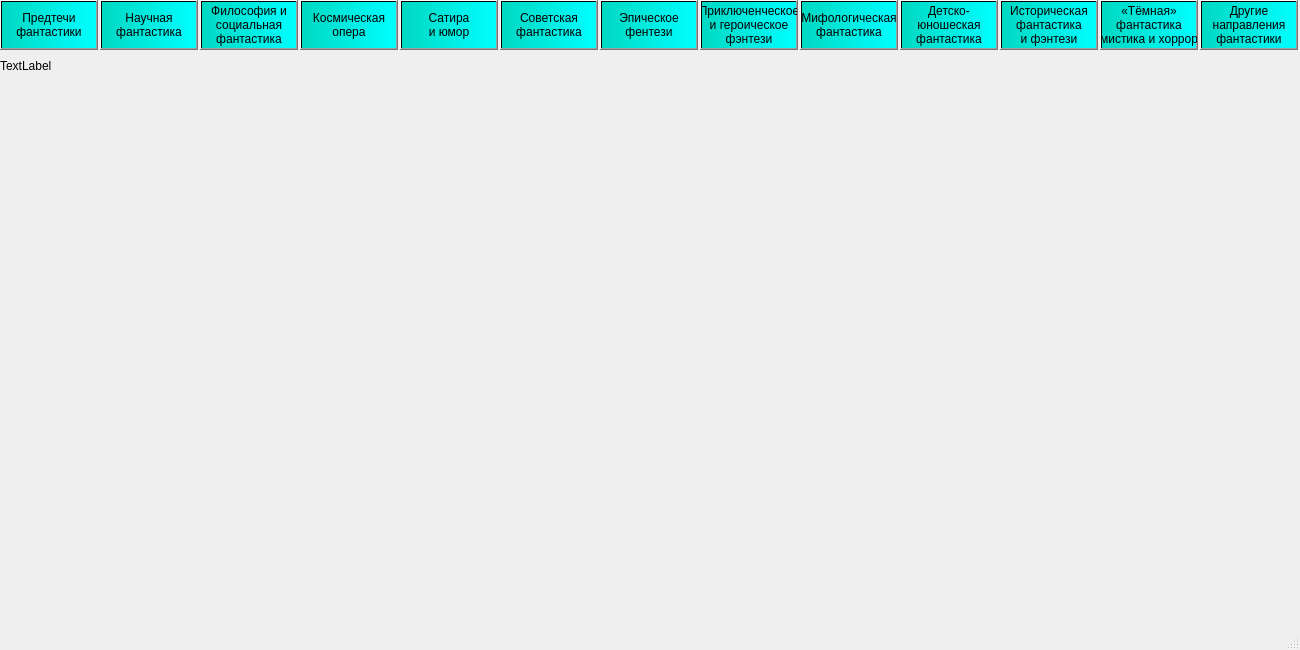
<?xml version="1.0" encoding="UTF-8"?>
<ui version="4.0">
 <class>mainWindow</class>
 <widget class="QMainWindow" name="mainWindow">
  <property name="geometry">
   <rect>
    <x>0</x>
    <y>0</y>
    <width>1300</width>
    <height>650</height>
   </rect>
  </property>
  <property name="windowTitle">
   <string>200 книг</string>
  </property>
  <widget class="QWidget" name="centralwidget">
   <widget class="QPushButton" name="but01">
    <property name="geometry">
     <rect>
      <x>0</x>
      <y>0</y>
      <width>98</width>
      <height>50</height>
     </rect>
    </property>
    <property name="whatsThis">
     <string>&lt;html&gt;&lt;head/&gt;&lt;body&gt;&lt;p&gt;&lt;br/&gt;&lt;/p&gt;&lt;/body&gt;&lt;/html&gt;</string>
    </property>
    <property name="styleSheet">
     <string notr="true">background-color: qlineargradient(spread:pad, x1:0, y1:0, x2:1, y2:0, stop:0 rgba(0, 216, 194, 255), stop:1 rgba(0, 255, 255, 255));
font: 10pt &quot;Monospac821 BT&quot;;</string>
    </property>
    <property name="locale">
     <locale language="Russian" country="Ukraine"/>
    </property>
    <property name="text">
     <string notr="true">Предтечи 
фантастики</string>
    </property>
   </widget>
   <widget class="QPushButton" name="but02">
    <property name="geometry">
     <rect>
      <x>100</x>
      <y>0</y>
      <width>98</width>
      <height>50</height>
     </rect>
    </property>
    <property name="whatsThis">
     <string>&lt;html&gt;&lt;head/&gt;&lt;body&gt;&lt;p&gt;&lt;br/&gt;&lt;/p&gt;&lt;/body&gt;&lt;/html&gt;</string>
    </property>
    <property name="styleSheet">
     <string notr="true">background-color: qlineargradient(spread:pad, x1:0, y1:0, x2:1, y2:0, stop:0 rgba(0, 216, 194, 255), stop:1 rgba(0, 255, 255, 255));
font: 10pt &quot;Monospac821 BT&quot;;</string>
    </property>
    <property name="locale">
     <locale language="Russian" country="Ukraine"/>
    </property>
    <property name="text">
     <string notr="true">Научная
фантастика</string>
    </property>
   </widget>
   <widget class="QPushButton" name="but03">
    <property name="geometry">
     <rect>
      <x>200</x>
      <y>0</y>
      <width>98</width>
      <height>50</height>
     </rect>
    </property>
    <property name="whatsThis">
     <string>&lt;html&gt;&lt;head/&gt;&lt;body&gt;&lt;p&gt;&lt;br/&gt;&lt;/p&gt;&lt;/body&gt;&lt;/html&gt;</string>
    </property>
    <property name="styleSheet">
     <string notr="true">background-color: qlineargradient(spread:pad, x1:0, y1:0, x2:1, y2:0, stop:0 rgba(0, 216, 194, 255), stop:1 rgba(0, 255, 255, 255));
font: 10pt &quot;Monospac821 BT&quot;;</string>
    </property>
    <property name="locale">
     <locale language="Russian" country="Ukraine"/>
    </property>
    <property name="text">
     <string notr="true">Философия и
социальная 
фантастика</string>
    </property>
   </widget>
   <widget class="QPushButton" name="but04">
    <property name="geometry">
     <rect>
      <x>300</x>
      <y>0</y>
      <width>98</width>
      <height>50</height>
     </rect>
    </property>
    <property name="whatsThis">
     <string>&lt;html&gt;&lt;head/&gt;&lt;body&gt;&lt;p&gt;&lt;br/&gt;&lt;/p&gt;&lt;/body&gt;&lt;/html&gt;</string>
    </property>
    <property name="styleSheet">
     <string notr="true">background-color: qlineargradient(spread:pad, x1:0, y1:0, x2:1, y2:0, stop:0 rgba(0, 216, 194, 255), stop:1 rgba(0, 255, 255, 255));
font: 10pt &quot;Monospac821 BT&quot;;</string>
    </property>
    <property name="locale">
     <locale language="Russian" country="Ukraine"/>
    </property>
    <property name="text">
     <string notr="true">Космическая
опера</string>
    </property>
   </widget>
   <widget class="QPushButton" name="but05">
    <property name="geometry">
     <rect>
      <x>400</x>
      <y>0</y>
      <width>98</width>
      <height>50</height>
     </rect>
    </property>
    <property name="whatsThis">
     <string>&lt;html&gt;&lt;head/&gt;&lt;body&gt;&lt;p&gt;&lt;br/&gt;&lt;/p&gt;&lt;/body&gt;&lt;/html&gt;</string>
    </property>
    <property name="styleSheet">
     <string notr="true">background-color: qlineargradient(spread:pad, x1:0, y1:0, x2:1, y2:0, stop:0 rgba(0, 216, 194, 255), stop:1 rgba(0, 255, 255, 255));
font: 10pt &quot;Monospac821 BT&quot;;</string>
    </property>
    <property name="locale">
     <locale language="Russian" country="Ukraine"/>
    </property>
    <property name="text">
     <string notr="true">Сатира
и юмор</string>
    </property>
   </widget>
   <widget class="QPushButton" name="but06">
    <property name="geometry">
     <rect>
      <x>500</x>
      <y>0</y>
      <width>98</width>
      <height>50</height>
     </rect>
    </property>
    <property name="whatsThis">
     <string>&lt;html&gt;&lt;head/&gt;&lt;body&gt;&lt;p&gt;&lt;br/&gt;&lt;/p&gt;&lt;/body&gt;&lt;/html&gt;</string>
    </property>
    <property name="styleSheet">
     <string notr="true">background-color: qlineargradient(spread:pad, x1:0, y1:0, x2:1, y2:0, stop:0 rgba(0, 216, 194, 255), stop:1 rgba(0, 255, 255, 255));
font: 10pt &quot;Monospac821 BT&quot;;</string>
    </property>
    <property name="locale">
     <locale language="Russian" country="Ukraine"/>
    </property>
    <property name="text">
     <string notr="true">Советская
фантастика</string>
    </property>
   </widget>
   <widget class="QPushButton" name="but07">
    <property name="geometry">
     <rect>
      <x>600</x>
      <y>0</y>
      <width>98</width>
      <height>50</height>
     </rect>
    </property>
    <property name="whatsThis">
     <string>&lt;html&gt;&lt;head/&gt;&lt;body&gt;&lt;p&gt;&lt;br/&gt;&lt;/p&gt;&lt;/body&gt;&lt;/html&gt;</string>
    </property>
    <property name="styleSheet">
     <string notr="true">background-color: qlineargradient(spread:pad, x1:0, y1:0, x2:1, y2:0, stop:0 rgba(0, 216, 194, 255), stop:1 rgba(0, 255, 255, 255));
font: 10pt &quot;Monospac821 BT&quot;;</string>
    </property>
    <property name="locale">
     <locale language="Russian" country="Ukraine"/>
    </property>
    <property name="text">
     <string notr="true">Эпическое
фентези</string>
    </property>
   </widget>
   <widget class="QPushButton" name="but08">
    <property name="geometry">
     <rect>
      <x>700</x>
      <y>0</y>
      <width>98</width>
      <height>50</height>
     </rect>
    </property>
    <property name="whatsThis">
     <string>&lt;html&gt;&lt;head/&gt;&lt;body&gt;&lt;p&gt;&lt;br/&gt;&lt;/p&gt;&lt;/body&gt;&lt;/html&gt;</string>
    </property>
    <property name="styleSheet">
     <string notr="true">background-color: qlineargradient(spread:pad, x1:0, y1:0, x2:1, y2:0, stop:0 rgba(0, 216, 194, 255), stop:1 rgba(0, 255, 255, 255));
font: 7pt &quot;Monospac821 BT&quot;;</string>
    </property>
    <property name="locale">
     <locale language="Russian" country="Ukraine"/>
    </property>
    <property name="text">
     <string notr="true">Приключенческое
и героическое
фэнтези</string>
    </property>
   </widget>
   <widget class="QPushButton" name="but09">
    <property name="geometry">
     <rect>
      <x>800</x>
      <y>0</y>
      <width>98</width>
      <height>50</height>
     </rect>
    </property>
    <property name="whatsThis">
     <string>&lt;html&gt;&lt;head/&gt;&lt;body&gt;&lt;p&gt;&lt;br/&gt;&lt;/p&gt;&lt;/body&gt;&lt;/html&gt;</string>
    </property>
    <property name="styleSheet">
     <string notr="true">background-color: qlineargradient(spread:pad, x1:0, y1:0, x2:1, y2:0, stop:0 rgba(0, 216, 194, 255), stop:1 rgba(0, 255, 255, 255));
font: 7,5pt &quot;Monospac821 BT&quot;;</string>
    </property>
    <property name="locale">
     <locale language="Russian" country="Ukraine"/>
    </property>
    <property name="text">
     <string notr="true">Мифологическая
фантастика</string>
    </property>
   </widget>
   <widget class="QPushButton" name="but10">
    <property name="geometry">
     <rect>
      <x>900</x>
      <y>0</y>
      <width>98</width>
      <height>50</height>
     </rect>
    </property>
    <property name="whatsThis">
     <string>&lt;html&gt;&lt;head/&gt;&lt;body&gt;&lt;p&gt;&lt;br/&gt;&lt;/p&gt;&lt;/body&gt;&lt;/html&gt;</string>
    </property>
    <property name="styleSheet">
     <string notr="true">background-color: qlineargradient(spread:pad, x1:0, y1:0, x2:1, y2:0, stop:0 rgba(0, 216, 194, 255), stop:1 rgba(0, 255, 255, 255));
font: 10pt &quot;Monospac821 BT&quot;;</string>
    </property>
    <property name="locale">
     <locale language="Russian" country="Ukraine"/>
    </property>
    <property name="text">
     <string notr="true">Детско-
юношеская
фантастика</string>
    </property>
   </widget>
   <widget class="QPushButton" name="but11">
    <property name="geometry">
     <rect>
      <x>1000</x>
      <y>0</y>
      <width>98</width>
      <height>50</height>
     </rect>
    </property>
    <property name="whatsThis">
     <string>&lt;html&gt;&lt;head/&gt;&lt;body&gt;&lt;p&gt;&lt;br/&gt;&lt;/p&gt;&lt;/body&gt;&lt;/html&gt;</string>
    </property>
    <property name="styleSheet">
     <string notr="true">background-color: qlineargradient(spread:pad, x1:0, y1:0, x2:1, y2:0, stop:0 rgba(0, 216, 194, 255), stop:1 rgba(0, 255, 255, 255));
font: 9pt &quot;Monospac821 BT&quot;;</string>
    </property>
    <property name="locale">
     <locale language="Russian" country="Ukraine"/>
    </property>
    <property name="text">
     <string notr="true">Историческая
фантастика
и фэнтези</string>
    </property>
   </widget>
   <widget class="QPushButton" name="but12">
    <property name="geometry">
     <rect>
      <x>1100</x>
      <y>0</y>
      <width>98</width>
      <height>50</height>
     </rect>
    </property>
    <property name="whatsThis">
     <string>&lt;html&gt;&lt;head/&gt;&lt;body&gt;&lt;p&gt;&lt;br/&gt;&lt;/p&gt;&lt;/body&gt;&lt;/html&gt;</string>
    </property>
    <property name="styleSheet">
     <string notr="true">background-color: qlineargradient(spread:pad, x1:0, y1:0, x2:1, y2:0, stop:0 rgba(0, 216, 194, 255), stop:1 rgba(0, 255, 255, 255));
font: 7pt &quot;Monospac821 BT&quot;;</string>
    </property>
    <property name="locale">
     <locale language="Russian" country="Ukraine"/>
    </property>
    <property name="text">
     <string notr="true">«Тёмная»
фантастика
(мистика и хоррор)</string>
    </property>
   </widget>
   <widget class="QPushButton" name="but13">
    <property name="geometry">
     <rect>
      <x>1200</x>
      <y>0</y>
      <width>98</width>
      <height>50</height>
     </rect>
    </property>
    <property name="whatsThis">
     <string>&lt;html&gt;&lt;head/&gt;&lt;body&gt;&lt;p&gt;&lt;br/&gt;&lt;/p&gt;&lt;/body&gt;&lt;/html&gt;</string>
    </property>
    <property name="styleSheet">
     <string notr="true">background-color: qlineargradient(spread:pad, x1:0, y1:0, x2:1, y2:0, stop:0 rgba(0, 216, 194, 255), stop:1 rgba(0, 255, 255, 255));
font: 10pt &quot;Monospac821 BT&quot;;</string>
    </property>
    <property name="locale">
     <locale language="Russian" country="Ukraine"/>
    </property>
    <property name="text">
     <string notr="true">Другие
направления
фантастики</string>
    </property>
   </widget>
   <widget class="QLabel" name="label">
    <property name="geometry">
     <rect>
      <x>0</x>
      <y>50</y>
      <width>1281</width>
      <height>31</height>
     </rect>
    </property>
    <property name="text">
     <string>TextLabel</string>
    </property>
   </widget>
  </widget>
  <widget class="QStatusBar" name="statusbar"/>
 </widget>
 <resources/>
 <connections/>
</ui>
